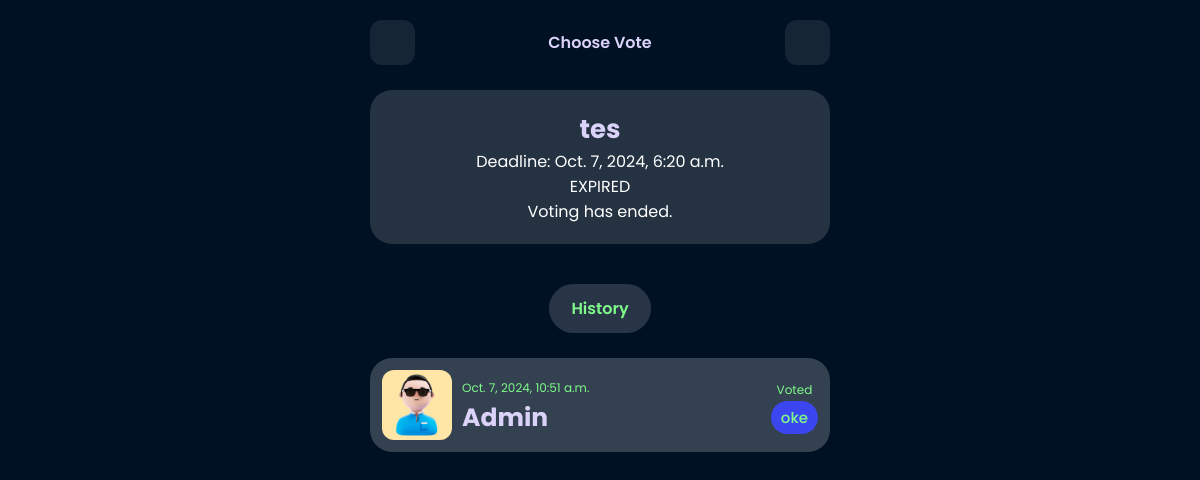
The app's page /vote/24/ (signed in) with its own data.
### vote_app/models.py (models this page shows, shortened)
class Vote(models.Model):
    title = models.CharField(max_length=200)
    description = models.TextField()
    key = models.CharField(max_length=100, unique=True)
    created = models.DateTimeField(auto_now_add=True)
    likes = models.ManyToManyField(User, related_name='liked_votes', blank=True, default=0)
    deadline = models.DateTimeField(null=True, blank=True)  # Batas waktu opsional
    def total_votes(self):
        return sum(option.votes for option in self.options.all())

class VoteHistory(models.Model):
    user = models.ForeignKey(User, on_delete=models.CASCADE)
    vote = models.ForeignKey(Vote, on_delete=models.CASCADE)
    option = models.ForeignKey(Option, on_delete=models.CASCADE)
    timestamp = models.DateTimeField(auto_now_add=True)

class Option(models.Model):
    vote = models.ForeignKey(Vote, on_delete=models.CASCADE, related_name='options')
    option_text = models.CharField(max_length=200)
    votes = models.IntegerField(default=0)

### vote_app/views.py (the view, shortened to what this page needs)
# urls.py: path('vote/<int:vote_id>/', views.vote_detail, name='vote_detail'),
@login_required
@csrf_exempt
def vote_detail(request, vote_id):
    vote = get_object_or_404(Vote, id=vote_id)
    history = VoteHistory.objects.filter(vote=vote)
    is_deadline_passed = vote.deadline and timezone.now() > vote.deadline
    total_votes = vote.total_votes()
    return render(request, 'vote_detail.html', {'vote': vote, 'total_votes': total_votes, 'history': history, 'is_deadline_passed': is_deadline_passed})

### templates/vote_detail.html (shortened to what this page needs)
{% load static %}
<!DOCTYPE html>
<html lang="en">
<head>
</head>
<body>
    <div class="container">
      <div class="top">
        <a href="{% url 'vote_list' %}"><ion-icon name="chevron-back-outline" id="icon"></ion-icon></a>
        <p>Choose Vote</p>
        <a href="{% url 'create_vote' %}"><ion-icon name="add-circle"id="icon"></ion-icon></a>
      </div>
        <div class="vote">
          <div class="card">
            <div class="item-bottom">
              <div class="bottom-user" style="text-align: center;">
                <h3>{{ vote.description }}</h3>
                {% if vote.deadline %}
                <p style="color: white;">Deadline: {{ vote.deadline }}</p>
                <p id="countdown" style="color: white;"></p>
                {% else %}
                <p style="color: white;">No deadline set</p>
                {% endif %}
                {% if not is_deadline_passed %}
                <form method="post">
                  {% csrf_token %}
                  {% for option in vote.options.all %}
                  <div style="text-align: left; color: #7FFA8A; margin-top: 20px;">
                    <div class="pilih" style="display: flex; align-items: center; gap: 10px;">
                      <input type="radio" name="option" value="{{ option.id }}" style="width: 20px; height: 20px;">
                      {{ option.option_text }} - {{ option.votes }} votes
                    </div>
                    <div class="progres" style="display: flex; align-items: center; gap: 10px;">
                      <progress value="{% widthratio option.votes total_votes 100 %}" max="100" style="margin: 10px 0;"></progress>
                      <span style="color: white;">
                        {% if total_votes %}
                        {% widthratio option.votes total_votes 100 %}%
                        {% endif %}
                      </span>
                    </div>
                  </div>
                  {% endfor %}
                  <button type="submit" class="btn-tap">Vote</button>
                </form>
                {% else %}
                <p style="color: white;">Voting has ended.</p>
                {% endif %}
              </div>
            </div>
          </div>
          <span style="color: #7FFA8A; background-color: #ffffff27; font-weight: 600; padding: 12px 22px; border-radius: 50px; margin-bottom: 20px;">History</span>
        </div>
          <div class="histori">
            {% for record in history %}
            <div class="histori-card">
              <div class="img">
                <img src="{% static 'img/av1.jpg' %}" alt="">
                <div class="img-title">
                  <span>{{ record.timestamp }}</span>
                  <h3 style="text-transform: capitalize;">{{ record.user.username }}</h3>
                </div>
              </div>
              <div class="title-vote">
                <span>Voted</span>
                <h4>{{ record.option.option_text }}</h4>
              </div>
            </div>
            {% endfor %}
          </div>
    </div>
</body>
</html>

### templates/vote_detail.html (style rules this page uses)
:root { --satu:#3B46F1; --dua:#4F58F2; --tiga:#DBD2FA; --empat:#DBD2FA; --lima:#7FFA8A; }
* { margin: 0; padding: 0; box-sizing: border-box; font-family: "Poppins", sans-serif; }
body { background-color: rgb(1, 17, 36); }
.container { max-width: 500px; height: 100vh; margin: auto; padding: 0 20px; }
.top { padding: 20px 0; display: flex; justify-content: space-between; align-items: center; }
.top #icon { width: 25px; height: 25px; color: var(--satu); }
.top a { background-color: rgba(255, 255, 255, 0.081); width: 45px; height: 45px; display: flex; justify-content: center; align-items: center; border-radius: 12px; }
.top { font-weight: 600; color: var(--tiga); }
.vote { display: flex; flex-direction: column; justify-content: center; align-items: center; gap: 20px; margin: 5px auto; }
.card { background-color: rgba(255, 255, 255, 0.137); height: 45%; padding: 20px; border-radius: 22px; text-align: center; margin-bottom: 20px; width: 100%; }
.bottom-user h3 { font-size: 26px; color: var(--empat); }
.histori-card { background-color: #ffffff33; border-radius: 22px; display: flex; justify-content: space-between; align-items: center; padding: 12px; margin-bottom: 20px; }
.histori-card .title-vote { text-align: center; color: #7FFA8A; }
.histori-card .title-vote span { font-size: 12px; }
.histori-card .title-vote h4 { background-color: var(--satu); padding: 5px 10px; border-radius: 50px; font-size: 15px; font-weight: 500; }
.histori-card .img { display: flex; gap: 10px; justify-content: center; align-items: center; }
.histori-card .img img { width: 70px; height: 70px; border-radius: 12px; }
.histori-card .img .img-title span { font-size: 12px; color: #7FFA8A; }
.histori-card .img .img-title h3 { font-size: 25px; color: #DBD2FA; }

### records on screen
Vote: description "tes", deadline "Oct. 7, 2024, 6:20 a.m."
VoteHistory: timestamp "Oct. 7, 2024, 10:51 a.m.", user.username "Admin", option.option_text "oke"
